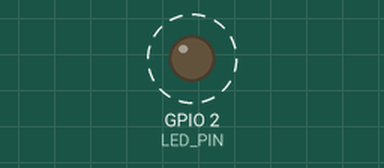
This sketch was run on a simulated ESP32. On the bench: output pins drawn as LEDs (lit = HIGH). Dashed ring = blinking. WiFi joins after 1.5 s; servers stay silent unless stated; random numbers use the default seed unless the sketch sets one; no MQTT or app messages arrive unless stated; what the sketch prints to the serial monitor is not drawn.

Above: at 2.74 s.
Timing chart, 0 to 5.7 s (numbered marks = the images above):
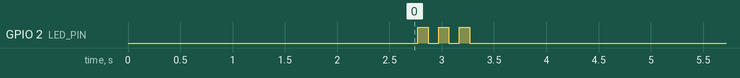

Measured:
- by itself, GPIO 2 (LED_PIN): alternates HIGH for 0.10 s and LOW for 0.10 s, 6 changes in all, then stays LOW

The sketch:

esp32_rfid_yrm100.ino
```cpp
/*
 * ============================================================
 *  Firmware ESP32 - Đầu đọc UHF RFID YRM100
 *  Dự án: Hệ thống quản lý thư viện
 * ============================================================
 *  Phiên bản: 4.0 (HOÀN CHỈNH - ĐÃ TEST THÀNH CÔNG)
 *
 *  Đấu nối:
 *    YRM100 GND (Pin1) --> ESP32 GND
 *    YRM100 EN  (Pin2) --> ESP32 3V3    ⭐ BẮT BUỘC!
 *    YRM100 RXD (Pin3) --> ESP32 GPIO17
 *    YRM100 TXD (Pin4) --> ESP32 GPIO4  (hoặc GPIO16)
 *    YRM100 VCC (Pin5) --> ESP32 3V3 hoặc 5V
 *
 *  Thư viện: PubSubClient, ArduinoJson
 *  Board: ESP32 Dev Module
 * ============================================================
 */

#include <WiFi.h>
#include <PubSubClient.h>
#include <ArduinoJson.h>

// ========== ĐỔI CÁC GIÁ TRỊ NÀY ==========
const char* WIFI_SSID     = "TRUNGSANG";
const char* WIFI_PASSWORD = "123456788";
const char* MQTT_SERVER   = "192.168.137.1";
const int   MQTT_PORT     = 1883;
const char* DEVICE_LOCATION = "ENTRANCE";
// ============================================

const char* MQTT_TOPIC = "warehouse/rfid/scan";

// UART - Đổi MY_RX_PIN nếu cần
HardwareSerial rfidSerial(2);
const int RX_PIN = 16;   // YRM100 TXD --> ESP32 GPIO16 (RX2)
const int TX_PIN = 17;   // YRM100 RXD --> ESP32 GPIO17 (TX2)

WiFiClient espClient;
PubSubClient mqttClient(espClient);

const byte CMD_SCAN[] = { 0xBB, 0x00, 0x22, 0x00, 0x00, 0x22, 0x7E };

const int BUFFER_SIZE = 64;
byte rxBuffer[BUFFER_SIZE];
int rxIndex = 0;

String lastEPC = "";
unsigned long lastPublishTime = 0;
const unsigned long DUPLICATE_TIMEOUT_MS = 3000;

unsigned long lastScanTime = 0;
const unsigned long SCAN_INTERVAL_MS = 500;

const int LED_PIN = 2;

void setup() {
  Serial.begin(115200);
  Serial.println();
  Serial.println("========================================");
  Serial.println("  He thong quan ly thu vien");
  Serial.println("  ESP32 + RFID YRM100 v4.0");
  Serial.println("========================================");

  pinMode(LED_PIN, OUTPUT);
  digitalWrite(LED_PIN, LOW);

  rfidSerial.begin(115200, SERIAL_8N1, RX_PIN, TX_PIN);
  Serial.printf("[RFID] UART: RX=GPIO%d, TX=GPIO%d\n", RX_PIN, TX_PIN);

  // Test kết nối YRM100
  Serial.print("[RFID] Kiem tra module YRM100... ");
  delay(200);
  while (rfidSerial.available()) rfidSerial.read();

  rfidSerial.write(CMD_SCAN, sizeof(CMD_SCAN));
  rfidSerial.flush();

  unsigned long t = millis();
  bool detected = false;
  while (millis() - t < 1000) {
    if (rfidSerial.available()) {
      byte b = rfidSerial.read();
      if (b == 0xBB) { detected = true; break; }
    }
    delay(5);
  }
  while (rfidSerial.available()) rfidSerial.read();

  if (detected) {
    Serial.println("OK! Module phan hoi.");
  } else {
    Serial.println("KHONG PHAN HOI! Kiem tra day noi.");
  }

  setupWifi();
  mqttClient.setServer(MQTT_SERVER, MQTT_PORT);
  mqttClient.setBufferSize(512);

  Serial.println("[SYSTEM] San sang quet the RFID!\n");
}

void loop() {
  if (!mqttClient.connected()) reconnectMqtt();
  mqttClient.loop();

  if (millis() - lastScanTime >= SCAN_INTERVAL_MS) {
    lastScanTime = millis();
    rfidSerial.write(CMD_SCAN, sizeof(CMD_SCAN));
    rfidSerial.flush();
  }

  readAndProcess();
}

void setupWifi() {
  Serial.printf("[WIFI] Ket noi: %s", WIFI_SSID);
  WiFi.mode(WIFI_STA);
  WiFi.begin(WIFI_SSID, WIFI_PASSWORD);
  int r = 0;
  while (WiFi.status() != WL_CONNECTED) {
    delay(500); Serial.print(".");
    if (++r > 40) { Serial.println(" FAIL!"); ESP.restart(); }
  }
  Serial.printf("\n[WIFI] OK! IP: %s\n", WiFi.localIP().toString().c_str());
}

void reconnectMqtt() {
  int a = 0;
  while (!mqttClient.connected() && a < 3) {
    Serial.print("[MQTT] Ket noi...");
    String id = "ESP32-RFID-" + String(random(0xFFFF), HEX);
    if (mqttClient.connect(id.c_str())) {
      Serial.println(" OK!");
      for (int i = 0; i < 3; i++) {
        digitalWrite(LED_PIN, HIGH); delay(100);
        digitalWrite(LED_PIN, LOW);  delay(100);
      }
    } else {
      Serial.printf(" FAIL(rc=%d)\n", mqttClient.state());
      delay(3000);
    }
    a++;
  }
}

void readAndProcess() {
  while (rfidSerial.available()) {
    byte b = rfidSerial.read();

    if (rxIndex == 0 && b != 0xBB) continue;
    rxBuffer[rxIndex++] = b;

    if (b == 0x7E && rxIndex > 5) {
      processFrame(rxBuffer, rxIndex);
      rxIndex = 0;
    }
    if (rxIndex >= BUFFER_SIZE) rxIndex = 0;
  }
}

void processFrame(byte* frame, int length) {
  // Bỏ qua frame lỗi (không có thẻ - bình thường)
  if (frame[1] == 0x01 && frame[2] == 0xFF) return;

  // Bỏ qua frame phản hồi lệnh
  if (frame[1] == 0x01) return;

  // Chỉ xử lý frame quét thẻ thành công: Type=0x02, Cmd=0x22
  if (frame[1] != 0x02 || frame[2] != 0x22) return;
  if (length < 24) return;

  int8_t rssi = (int8_t)frame[5];

  // Tách EPC (12 bytes, từ index 8 đến 19)
  char epcHex[25] = "";
  for (int i = 0; i < 12; i++) {
    sprintf(epcHex + (i * 2), "%02X", frame[8 + i]);
  }
  String currentEPC = String(epcHex);

  // In thông tin thẻ
  Serial.println("--------------------------------------------");
  Serial.printf("  QUET DUOC THE RFID!\n");
  Serial.printf("  EPC : %s\n", epcHex);
  Serial.printf("  RSSI: %d dBm\n", rssi);
  Serial.println("--------------------------------------------");

  // Chống trùng lặp
  if (currentEPC == lastEPC && (millis() - lastPublishTime) < DUPLICATE_TIMEOUT_MS) {
    Serial.println("  (Trung lap, bo qua)");
    return;
  }

  // Nháy LED
  digitalWrite(LED_PIN, HIGH); delay(200);
  digitalWrite(LED_PIN, LOW);

  // Gửi MQTT
  JsonDocument doc;
  doc["epc"] = epcHex;
  doc["location"] = DEVICE_LOCATION;

  char json[256];
  serializeJson(doc, json);

  Serial.printf("[MQTT] Gui: %s\n", json);
  if (mqttClient.publish(MQTT_TOPIC, json)) {
    Serial.println("[MQTT] THANH CONG!");
  } else {
    Serial.println("[MQTT] THAT BAI!");
  }

  lastEPC = currentEPC;
  lastPublishTime = millis();
}
```
